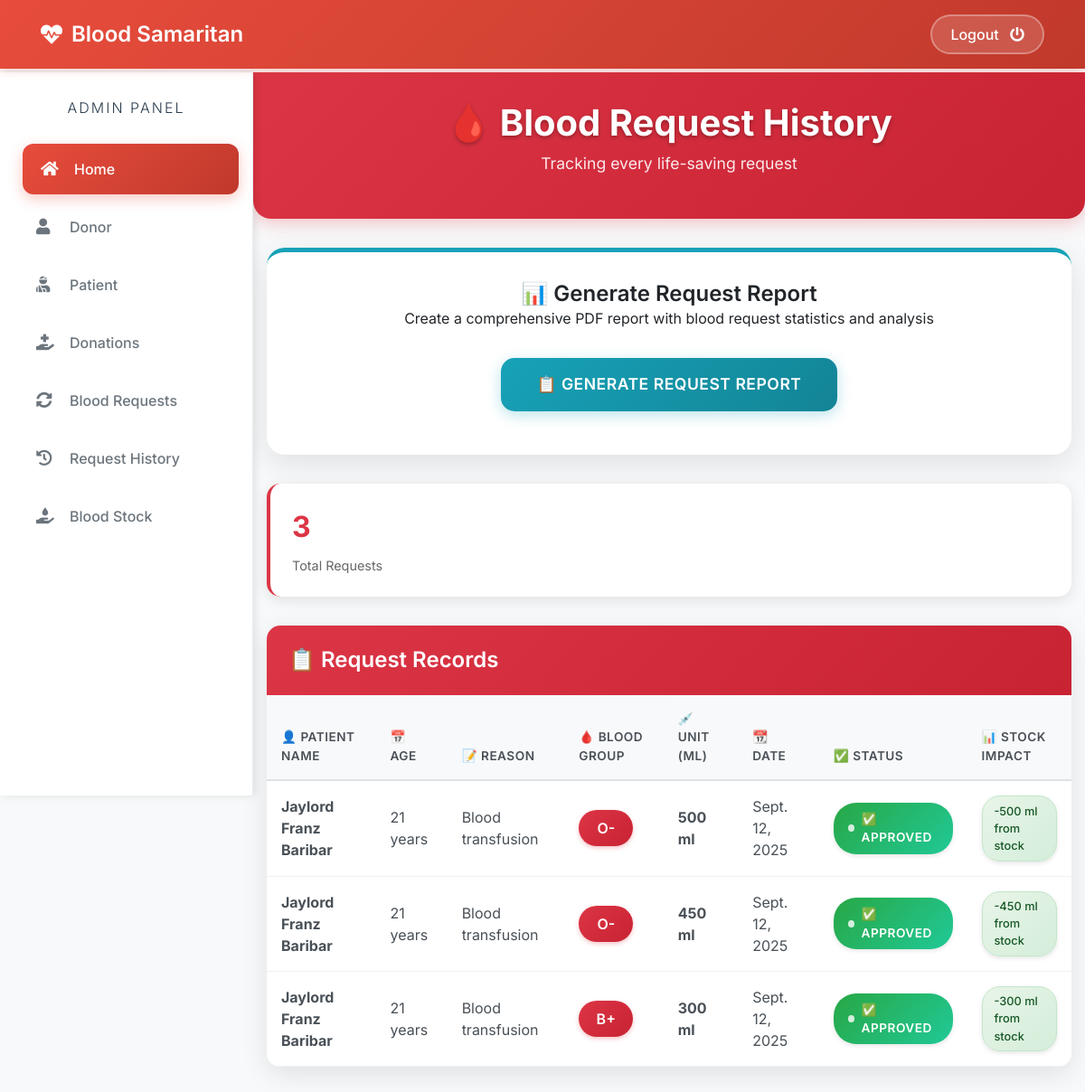
Before: /admin-request-history (signed in) with the older database file.
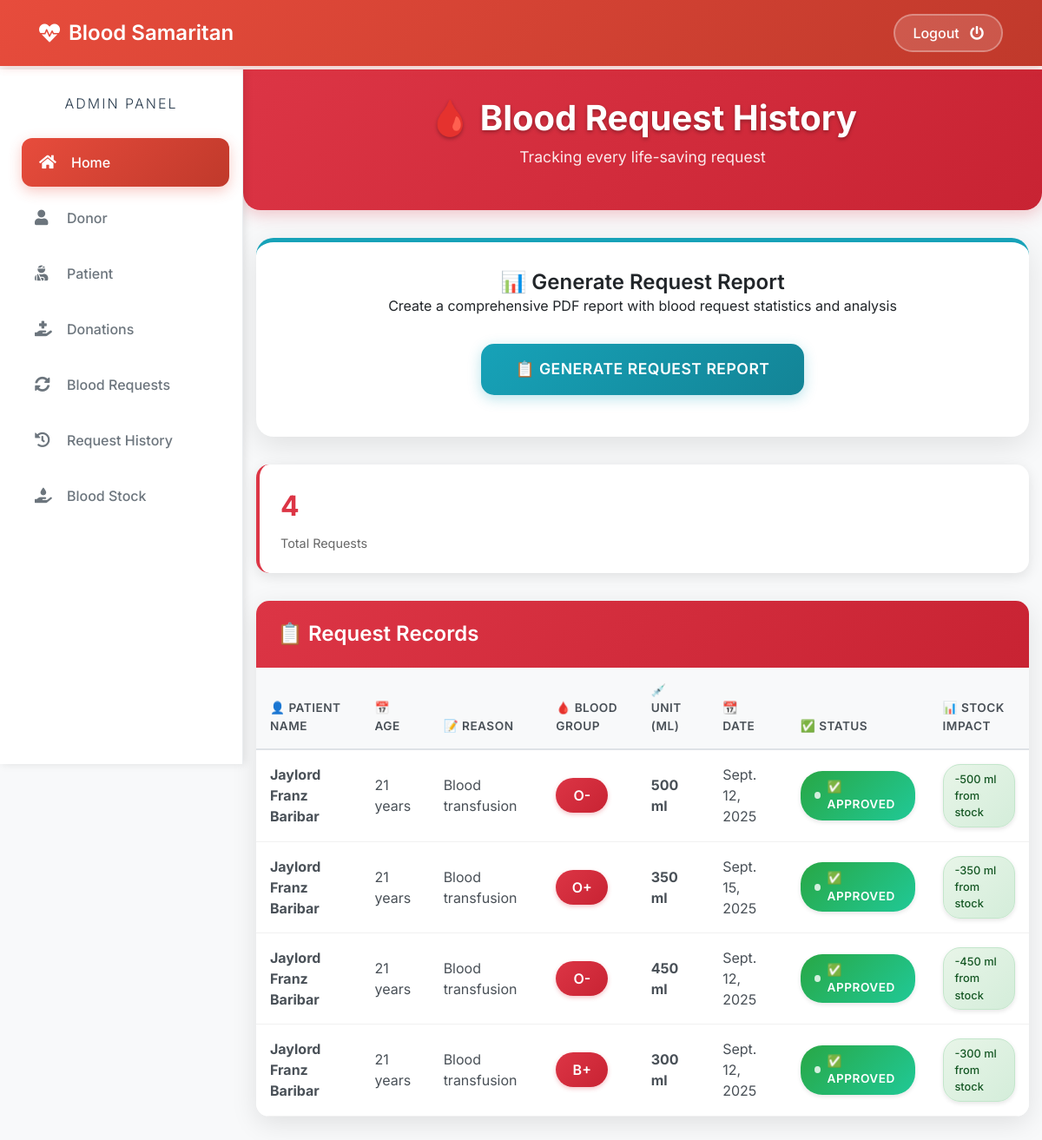
After: the same page with the newer database file.
### blood/models.py (models this page shows, shortened)
class BloodRequest(models.Model):
    request_by_patient=models.ForeignKey(pmodels.Patient,null=True,on_delete=models.CASCADE)
    request_by_donor=models.ForeignKey(dmodels.Donor,null=True,on_delete=models.CASCADE)
    patient_name=models.CharField(max_length=30)
    patient_age=models.PositiveIntegerField()
    reason=models.CharField(max_length=500)
    bloodgroup=models.CharField(max_length=10)
    unit=models.PositiveIntegerField(default=0)
    status=models.CharField(max_length=20,default="Pending")
    date=models.DateField(auto_now=True)

### blood/views.py (the view)
# urls.py: path('admin-request-history', views.admin_request_history_view,name='admin-request-history'),
@login_required(login_url='adminlogin')
def admin_request_history_view(request):
    requests=models.BloodRequest.objects.all().exclude(status='Pending')
    return render(request,'blood/admin_request_history.html',{'requests':requests})

### templates/blood/admin_request_history.html (shortened to what this page needs)
{% extends 'blood/adminbase.html' %}
{% block content %}
{% load widget_tweaks %}
{%load static%}
<head>
</head>
<div class="page-header">
    <div class="container">
        <h1 class="page-title">🩸 Blood Request History</h1>
        <p class="page-subtitle">Tracking every life-saving request</p>
    </div>
</div>
<div class="container">
    <div class="report-section">
        <h3 class="table-title">📊 Generate Request Report</h3>
        <p>Create a comprehensive PDF report with blood request statistics and analysis</p>
        <button id="generateReportBtn" class="report-btn">
            📋 Generate Request Report
        </button>
    </div>
    <div class="stats-cards">
        <div class="stat-card">
            <div class="stat-number">{{ requests|length }}</div>
            <div class="stat-label">Total Requests</div>
        </div>
    </div>
    <div class="table-container">
        <div class="table-header">
            <h3 class="table-title">📋 Request Records</h3>
        </div>
        <div class="table-responsive">
            <table class="enhanced-table table">
                <thead>
                    <tr>
                        <th scope="col">👤 Patient Name</th>
                        <th scope="col">📅 Age</th>
                        <th scope="col">📝 Reason</th>
                        <th scope="col">🩸 Blood Group</th>
                        <th scope="col">💉 Unit (ml)</th>
                        <th scope="col">📆 Date</th>
                        <th scope="col">✅ Status</th>
                        <th scope="col">📊 Stock Impact</th>
                    </tr>
                </thead>
                <tbody>
                    {% for t in requests %}
                    <tr>
                        <td><strong>{{t.patient_name}}</strong></td>
                        <td>{{t.patient_age}} years</td>
                        <td>{{t.reason}}</td>
                        <td><span class="blood-group">{{t.bloodgroup}}</span></td>
                        <td><strong>{{t.unit}} ml</strong></td>
                        <td>{{t.date}}</td>
                        {% if t.status == 'Approved' %}
                        <td><span class="status-label status-approved">✅ Approved</span></td>
                        <td><span class="stock-label stock-deducted">-{{t.unit}} ml from stock</span></td>
                        {% else %}
                        <td><span class="status-label status-rejected">❌ Rejected</span></td>
                        <td><span class="stock-label stock-no-change">No stock change</span></td>
                        {% endif %}
                    </tr>
                    {% endfor %}
                </tbody>
            </table>
        </div>
    </div>
</div>
{% endblock content %}

Changed rows visible on the page:
now on this page (row edited): BloodRequest: patient_name "Jaylord Franz Baribar", patient_age "21", reason "Blood transfusion", bloodgroup "O+", unit "350", date "Sept. 15, 2025"
Other visible differences:
{{ requests|length }}: "3" → "4"
